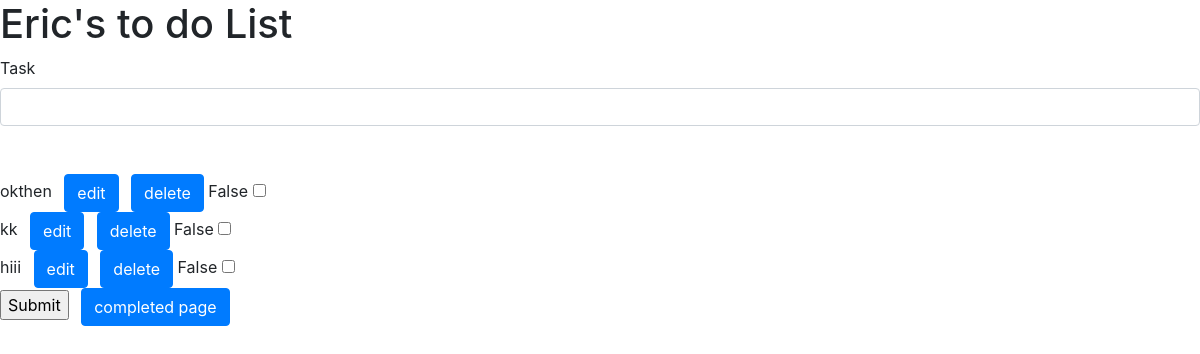
The app's page /, older data.
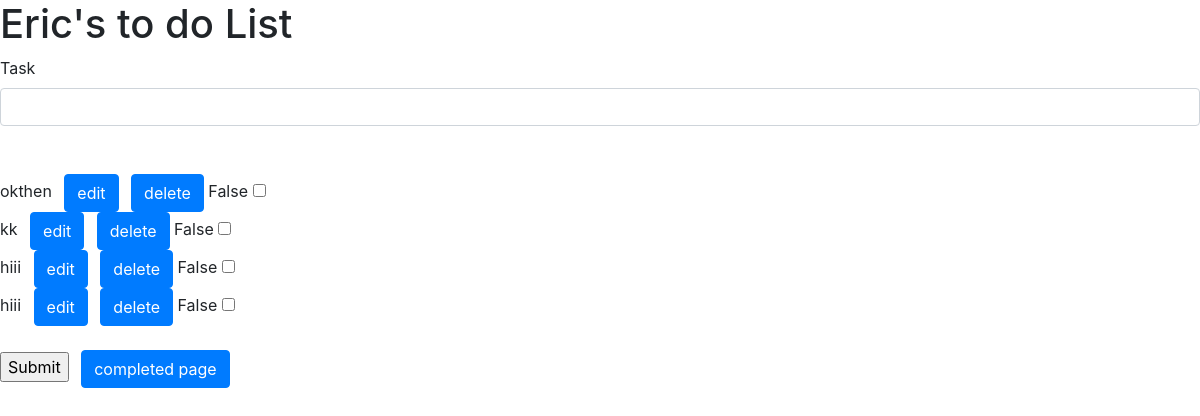
The same page, newer data.
### todo/models.py (models this page shows, shortened)
class Todo(models.Model):
    task=models.CharField(max_length=50)
    is_complete=models.BooleanField(default=False)

### todo/views.py (the view)
# urls.py: path('', views.task, name='task_list'),
def task(request):
    all_tasks=Todo.objects.all()
    if request.method=='POST':
        new_task=request.POST['task']
        if new_task is not "":
            new_task_temp = Todo.objects.create(task=new_task)
            return redirect('task_list')
        return redirect('task_list')
    return render(request,'home.html', {'all_tasks': all_tasks, })

### templates/home.html (shortened to what this page needs)
{% load static %}
<html>
    <head>
        <link rel="stylesheet" href="https://stackpath.bootstrapcdn.com/bootstrap/4.1.3/css/bootstrap.min.css">
    </head>
    <body>
        <h1>Eric's to do List</h1>
        <form method="post">
            <div class="form-group">
                <label for="id_task">Task</label>
                <input type="text" class= "form-control" id = "id_task" name='task'>
                {% for stuff in all_tasks %}
                {% if stuff.is_complete is False %}
                {{stuff.task}}
                <a href="/edit/{{stuff.pk}}" class="btn btn-primary ml-2">edit</a>
                <a href="/remove/{{stuff.pk}}" class="btn btn-primary ml-2">delete</a>
                <span>{{stuff.is_complete}}</span>
                <input type='checkbox' name='done' value='frog'/>
                {% endif %}
                <br>
            {% endfor %}
            <input type="submit">
            <a href="/completed" class="btn btn-primary ml-2">completed page</a>
            </div>
        </form>
    </body>
</html>

Row changes from the older to the newer data that the page shows:
added Todo: task "hiii", is_complete "False"
